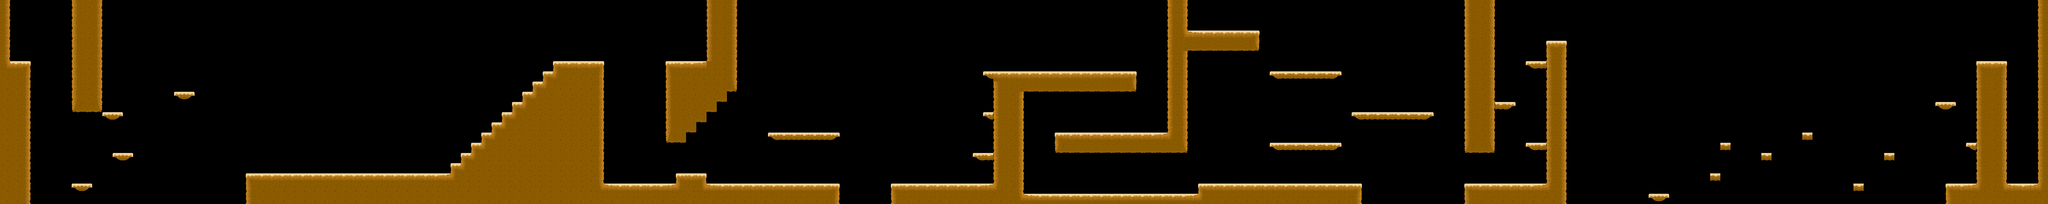

A 2D game scene composited from a Tiled map and its tileset images. What follows is a short description and the map's XML, with each tile layer's data collapsed to a summary:
An orthogonal 200x20 tile map with 32x32 px tiles, 2 tile layers (Calque de Tile 1, Calque 2).

<map version="1.0" orientation="orthogonal" renderorder="right-down" width="200" height="20" tilewidth="32" tileheight="32" nextobjectid="1">
 <tileset firstgid="1" name="desert32" tilewidth="32" tileheight="32" tilecount="16" columns="16">
  <image source="tilemaps/tiles/desert32.png" width="512" height="32" />
 </tileset>
 <layer name="Calque de Tile 1" width="200" height="20">
  <data>[4000 cells, 825 non-empty, 16 distinct tile ids]</data>
 </layer>
 <layer name="Calque 2" width="200" height="20">
  <data>[4000 cells, 0 non-empty, 0 distinct tile ids]</data>
 </layer>
</map>
